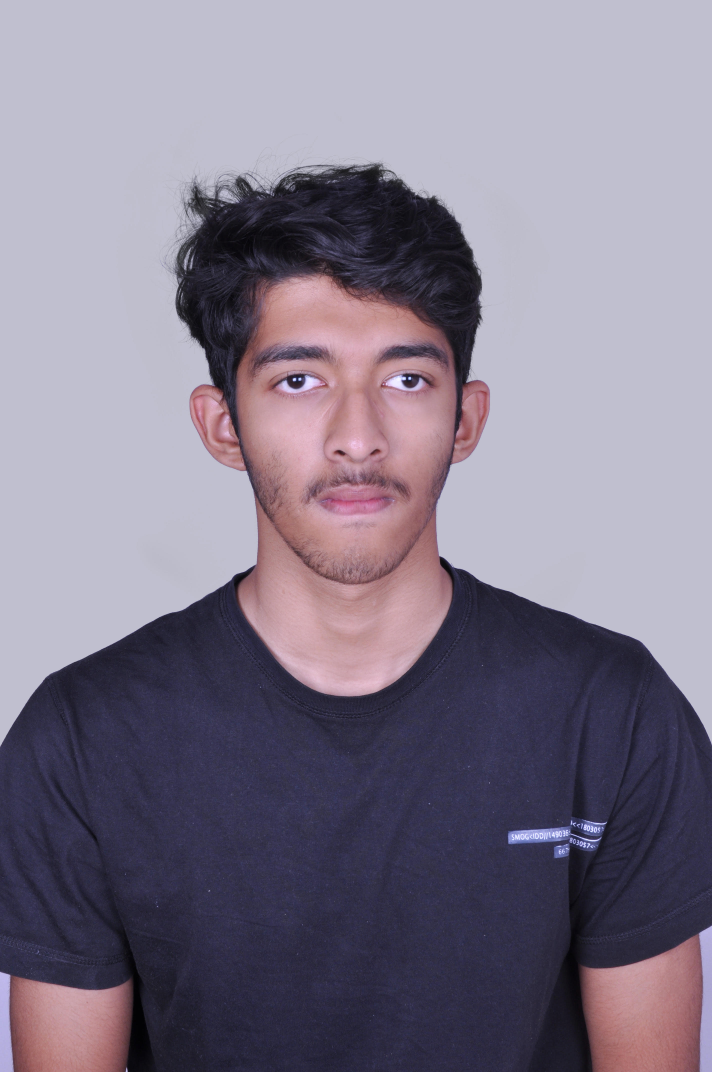
#> input picture Open Cv Task 1/1.jpg, 2848 x 4288 px (shown at 1/4 size)
$ jupyter execute 'Task 1.ipynb'
#> lines starting #> are read from the running program, lines starting #| are printed output that depends on the picture; after the words box and inside, x2 and y2 are one past the last pixel; in counts of white or black regions, pixels touching at a corner belong together
[cell 1]
import numpy as np
import cv2

[cell 2]
img1=cv2.imread('1.jpg',cv2.IMREAD_COLOR)
#> img1 is the input picture: shape (4288, 2848, 3); mean B, G, R 138.8, 121.5, 129.2
img3=cv2.resize(img1, (200, 200))
img2=cv2.imread('2.jpg',cv2.IMREAD_COLOR)
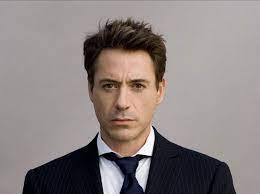
#> input picture Open Cv Task 1/2.jpg, 260 x 194 px
#> img2 is the input picture: shape (194, 260, 3); mean B, G, R 128.6, 129.6, 138.9

face1=img2[15:140,85:170]
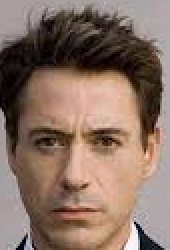
#> face1: shape (125, 85, 3) (shown 2 times larger); mean B, G, R 100, 112.9, 136.8
face2=img3[30:110,50:140]
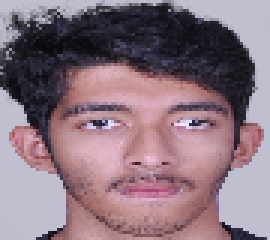
#> face2: shape (80, 90, 3) (shown 3 times larger); mean B, G, R 127.3, 116.4, 138.7
#face1 85x125
#face2 90x80

face3=cv2.resize(face1, (90, 80))
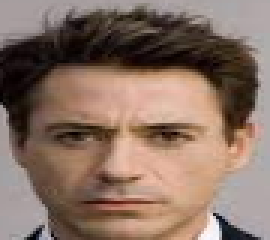
#> face3: shape (80, 90, 3) (shown 3 times larger); mean B, G, R 99.8, 112.7, 136.6
face4=cv2.resize(face2, (85, 125))
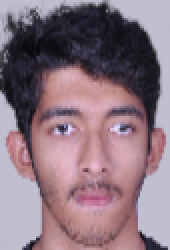
#> face4: shape (125, 85, 3) (shown 2 times larger); mean B, G, R 127.2, 116.3, 138.6


img3[30:110,50:140]=face3
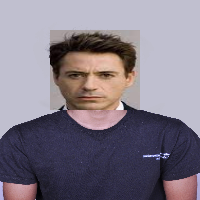
#> img3: shape (200, 200, 3); mean B, G, R 133.9, 120.8, 128.8
img2[15:140,85:170]=face4
cv2.rectangle(img2,(85,15),(170,140),(0,255,0),2)
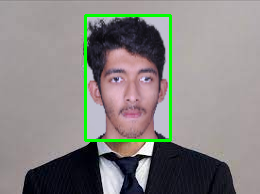
#> img2: shape (194, 260, 3); mean B, G, R 130.3, 132.7, 135.3

cv2.rectangle(img3,(50,30),(140,110),(255,0,0),2)
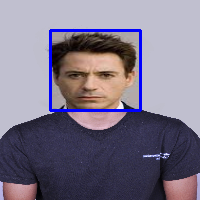
#> img3: shape (200, 200, 3); 2.54% of pixels changed, all inside (x1, y1, x2, y2) = (49, 29, 142, 112)

font = cv2.FONT_HERSHEY_SIMPLEX
cv2.putText(img2,'Suryaansh',(85,170),font,0.5,(0,0,255),1, cv2.LINE_AA)
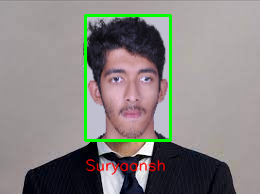
#> img2: shape (194, 260, 3); 1.11% of pixels changed, all inside (x1, y1, x2, y2) = (85, 159, 166, 176)
cv2.putText(img3,'Robert Downey Jr.',(40,140),font,0.5,(0,0,255),1, cv2.LINE_AA)
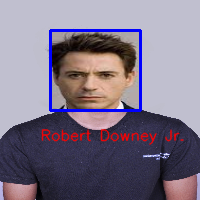
#> img3: shape (200, 200, 3); 2.22% of pixels changed, all inside (x1, y1, x2, y2) = (41, 128, 184, 146)

cv2.imshow('Suryaansh',img3)
cv2.imshow('RDJ',img2)

cv2.waitKey(0)
cv2.destroyAllWindows
